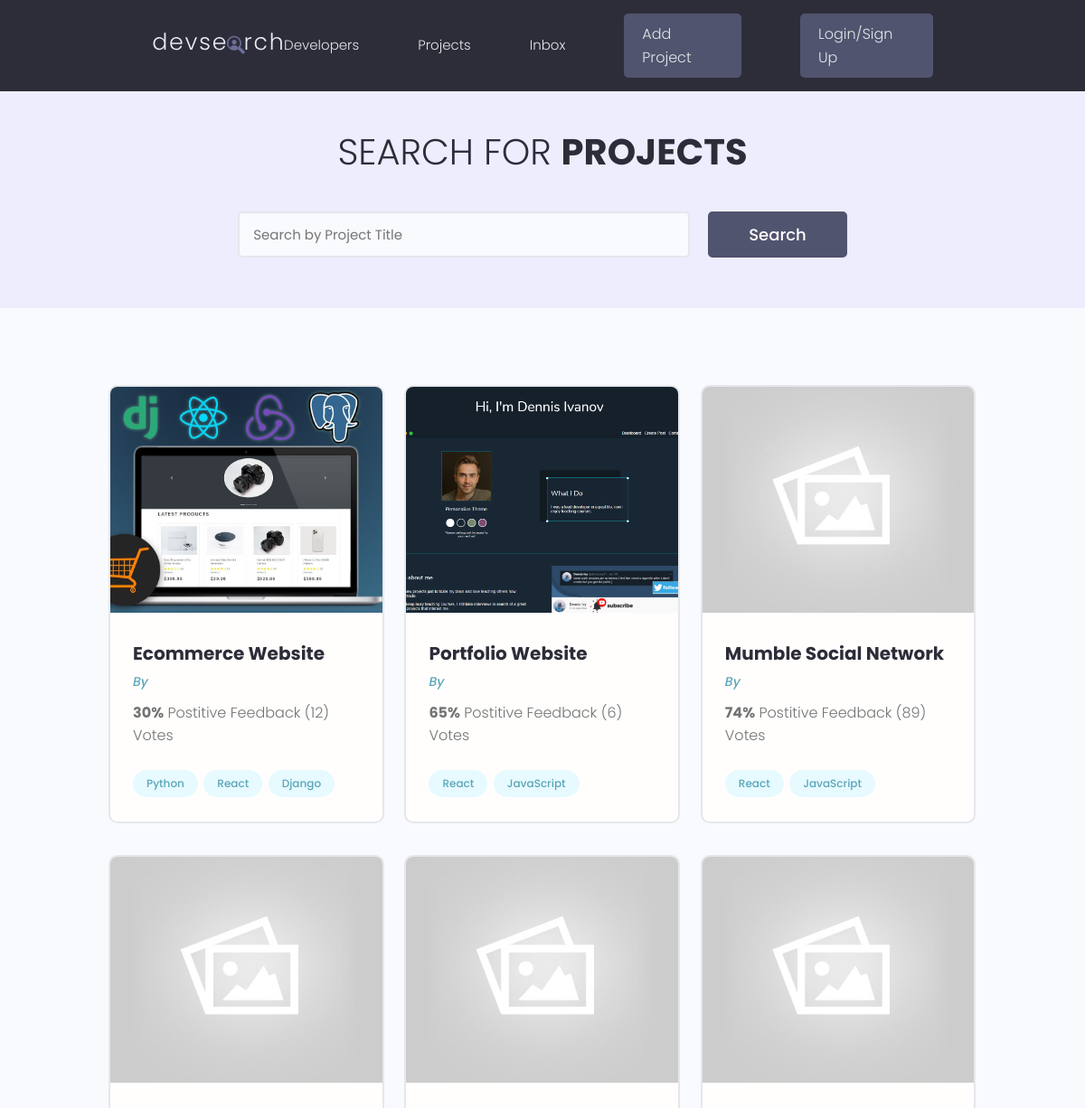
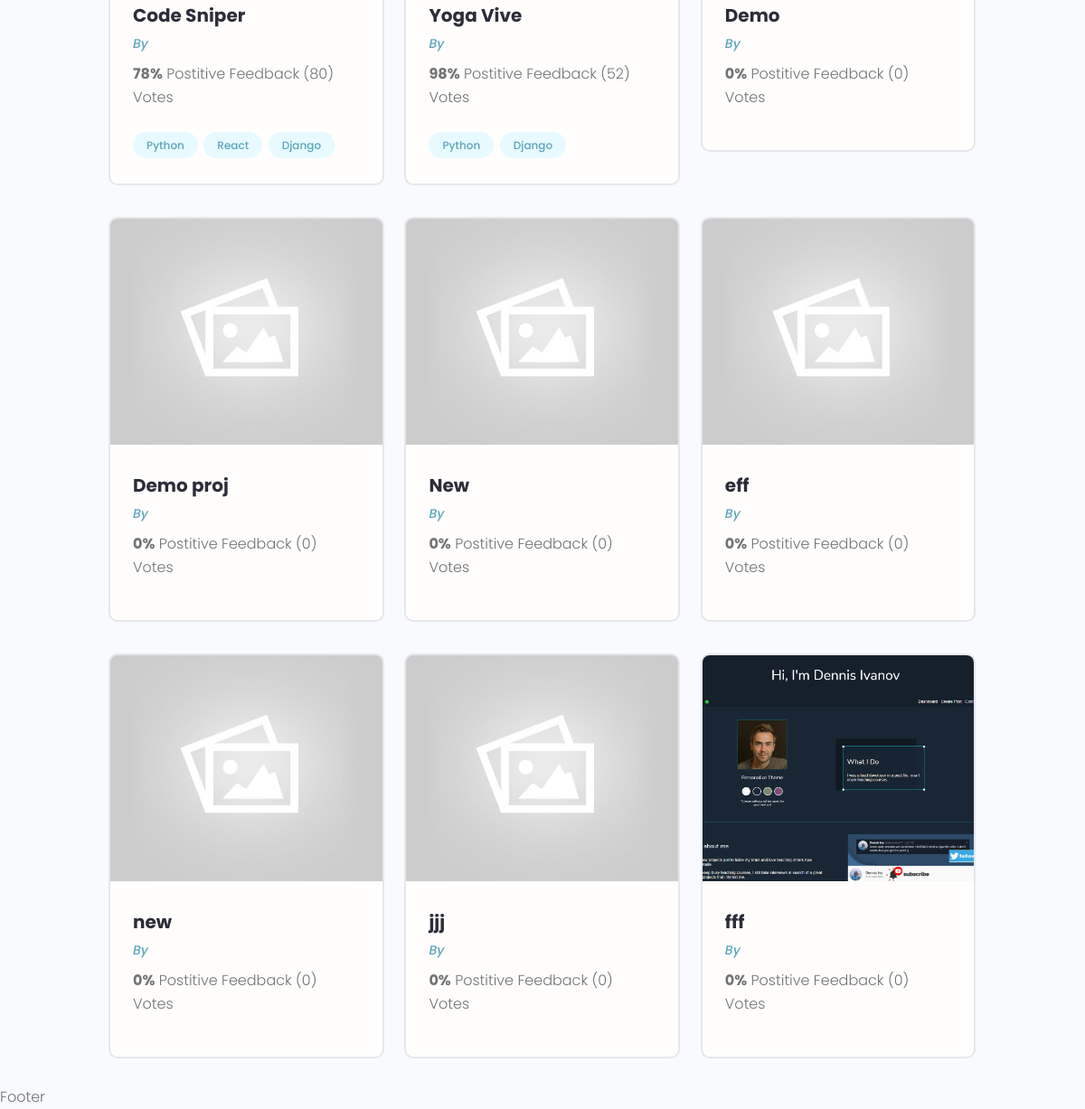
The app's page /projects/, older data (2 pictures, top to bottom).
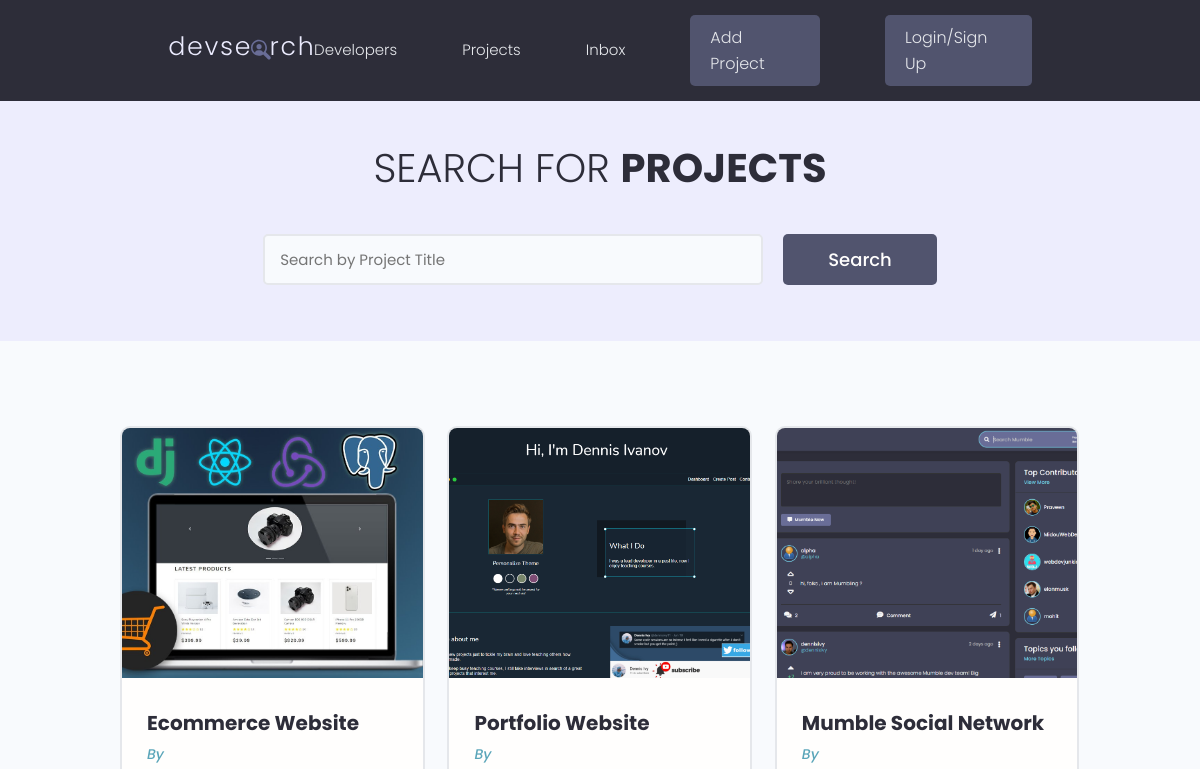
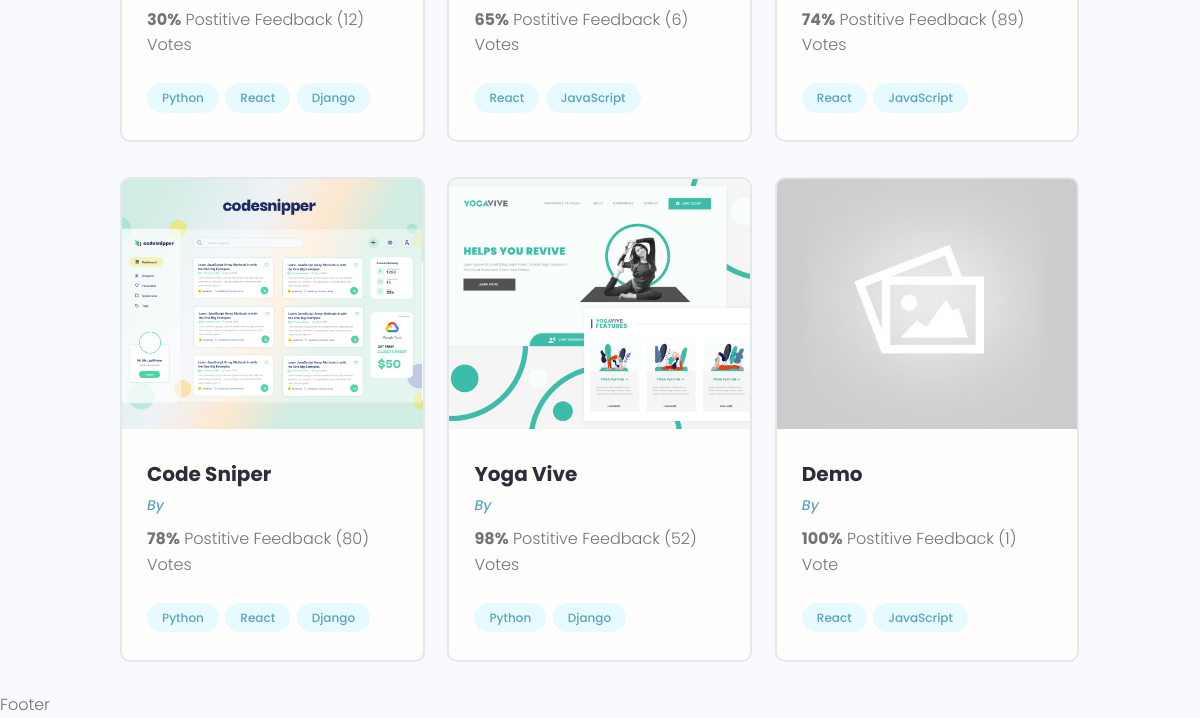
The same page, newer data (2 pictures, top to bottom).
### projects/models.py (models this page shows, shortened)
class Projects(models.Model):
 owner = models.ForeignKey(Profile, null=True, blank=True, on_delete=models.SET_NULL)
 title = models.CharField(max_length=200)
 description = models.TextField(null=True, blank=True)
 featured_image = models.ImageField(null=True, blank=True, default="default.jpg")
 demo_link = models.CharField(max_length=2000,null=True, blank=True)
 source_link = models.CharField(max_length=2000,null=True, blank=True)
 tags = models.ManyToManyField(Tag, blank=True)
 vote_total = models.IntegerField(default=0,null=True, blank=True)
 vote_ratio = models.IntegerField(default=0,null=True, blank=True)
 created_at = models.DateTimeField(auto_now_add=True)
 id = models.UUIDField(default = uuid.uuid4, unique=True, primary_key=True, editable=False)

class Tag(models.Model):
  name = models.CharField(max_length=200)
  created_at = models.DateTimeField(auto_now_add=True)
  id = models.UUIDField(default = uuid.uuid4, unique=True, primary_key=True, editable=False)
  def __str__(self):
   return self.name

### projects/views.py (the view)
# urls.py: path('projects/', include('projects.urls')),
def projects(request):
    projects = Projects.objects.all()
    context = { 'projects': projects}
    return render(request,'projects/projects.html', context)

### projects/templates/projects/projects.html (shortened to what this page needs)
{% extends 'main.html' %}
{% block content %}
<main class="projects">
  <section class="hero-section text-center">
    <div class="container container--narrow">
      <div class="hero-section__box">
        <h2>Search for <span>Projects</span></h2>
      </div>
      <div class="hero-section__search">
        <form class="form" action="#" method="get">
          <div class="form__field">
            <input class="input input--text" id="formInput#search" type="text" name="text"
              placeholder="Search by Project Title" />
          </div>
          <input class="btn btn--sub btn--lg" type="submit" value="Search" />
        </form>
      </div>
    </div>
  </section>
  <section class="projectsList">
    <div class="container">
      <div class="grid grid--three">
        {% for project in projects %}
        <div class="column">
          <div class="card project">
            <a href="{% url 'project' project.id %}" class="project">
              <img class="project__thumbnail" src="{{project.featured_image.url}}" alt="project thumbnail" />
              <div class="card__body">
                <h3 class="project__title">{{ project.title }}</h3>
                <p><a class="project__author" href="{% url 'project' project.id %}">By {{project.owner.name}}</a></p>
                <p class="project--rating">
                  <span style="font-weight: bold;">{{ project.vote_ratio }}%</span> Postitive
                  Feedback ({{ project.vote_total }}) Vote{{ project.vote_total|pluralize:"s" }}
                </p>
                <div class="project__tags">
                  {% for tag in project.tags.all %}
                  <span class="tag tag--pill tag--main">
                    <small>{{tag}}</small>
                  </span>
                  {% endfor %}
                </div>
              </div>
            </a>
          </div>
        </div>
        {% endfor %}
      </div>
    </div>
  </section>
</main>
{% endblock content %}

### templates/main.html (shortened to what this page needs)
<!DOCTYPE html>
{% load static %}
<html lang="en">
<head>
 <link rel="stylesheet" href="https://cdn.iconmonstr.com/1.3.0/css/iconmonstr-iconic-font.min.css" />
 <link rel="stylesheet" href="{% static 'uikit/styles/uikit.css' %}" />
 <link rel="stylesheet" href="{% static 'styles/app.css' %}" />
</head>
<body>
 {% include 'navbar.html' %}
 {% block content %}
 {% endblock content %}
 <p>Footer</p>
</body>
</html>

### templates/navbar.html (shortened to what this page needs)
{% load static %}
<header class="header">
 <div class="container container--narrow">
  <a href="{% url 'profiles'%}" class="header__logo">
   <img src="{% static 'images/logo.svg' %} " alt="DevSearch Logo" />
  </a>
  <nav class="header__nav">
   <ul class="header__menu">
    <li class="header__menuItem"><a href="{% url 'profiles'%}">Developers</a></li>
    <li class="header__menuItem"><a href="{% url 'projects'%}">Projects</a></li>
    <li class="header__menuItem"><a href="">Inbox</a></li>
    <li class="header__menuItem"><a href="{% url 'create-project' %}" class="btn btn--sub">Add Project</a></li>
    <li class="header__menuItem"><a href="" class="btn btn--sub">Login/Sign Up</a></li>
   </ul>
  </nav>
 </div>
</header>

### static/styles/app.css (style rules this page uses)
:root { --color-sub: #2d2d39; }
.btn--sub { background-color: var(--color-sub-light); }
.card { border: 2px solid var(--color-light); }
img { width: 100%; }
.header { position: sticky; z-index: 111; background-color: var(--color-sub); padding: 1.5rem 0; }
.header > .container { display: flex; justify-content: space-between; align-items: center; }
.header__logo > img { height: 3.8rem; }
.header__nav > ul { display: inline-flex; align-items: center; list-style: none; gap: 6.5rem; }
.header__menuItem > a { color: var(--color-light); font-weight: 300; }
.hero-section { height: 40vh; display: flex; align-items: center; background-color: var(--color-sub); }
.hero-section__box { margin-bottom: 4rem; }
.hero-section__box > h2, .hero-section__box > h2 > span { font-size: 4rem; color: var(--color-light); line-height: 1.3; text-transform: uppercase; }
.hero-section__box > h2 { font-weight: 300; }
.hero-section__box > h2 > span { font-weight: 700; }
.hero-section__search > .form { display: flex; align-items: center; justify-content: center; gap: 2rem; }
.hero-section__search > .form input.input--text { width: 50rem; }
.project__author { font-size: 1.4rem; font-style: italic; }
.project--rating { margin-bottom: 1.6em; margin-top: .5em; }
.projects > .hero-section { background: var(--color-sub-lighter); height: 30vh; }
.projects .hero-section__box { margin-bottom: 2.5rem; }
.projects .hero-section__box > h2 { color: var(--color-sub); }
.projects .hero-section__box > h2 > span { font-weight: 700; color: var(--color-sub); }
.projectsList { margin-top: 8rem; }
.project__thumbnail { height: 25rem; object-fit: cover; object-position: top center; }
.project__title { font-size: 2rem; font-weight: 700; color: var(--color-sub); }

### static/uikit/styles/modules/_variables.css (style rules this page uses)
:root { --color-main: #5aa5b9; --color-main-light: #e6faff; --color-sub: #3f4156; --color-sub-light: #51546e; --color-sub-lighter: #ededfd; --color-text: #737373; --color-gray: #8b8b8b; --color-light: #e5e7eb; --color-light-gray: #767676; --color-bg: #f8fafd; --color-white: #fffefd; --color-white-light: #f3f3f3; --color-success: #359e64; --color-success-bg: #def8e8; --color-error: #fc4b0b; --color-error-bg: #fff2ee; --font-base: 'Poppins', arial, helvetica, 'Segoe UI', roboto, ubuntu, sans-serif; --font-monospace: 'Fira Code', 'Courier New', courier, monospace; --font-regular: 300; --font-medium: 500; --font-bold: 700; --generic-shadow: 1px 1px 5px #00000010; --generic-transition: all 0.3s ease-in-out; }

### static/uikit/styles/modules/_base.css (style rules this page uses)
* { margin: 0; padding: 0; box-sizing: border-box; text-rendering: optimizeLegibility; color: inherit; font-size: inherit; }
html { font-size: 50%; }
@media only screen and (min-width: 480px) { html { font-size: 56.25%; } }
@media only screen and (min-width: 1200px) { html { font-size: 62.5%; } }
body { line-height: 1.6; font-weight: 400; font-size: 1.5rem; color: var(--color-text); background-color: var(--color-bg); min-height: 100vh; }

### static/uikit/styles/modules/_typography.css (style rules this page uses)
* { font-family: var(--font-base); }
h2 { font-size: 3.6rem; font-weight: var(--font-bold); }
h3 { font-size: 3.2rem; font-weight: var(--font-medium); }
p, span, strong { font-size: 1.6rem; color: var(--color-text); font-weight: var(--font-regular); }
a { padding-bottom: 2px; text-decoration: none; display: inline-block; color: var(--color-main); font-weight: var(--font-medium); }

### static/uikit/styles/modules/_utilities.css (style rules this page uses)
.container { width: 92%; max-width: 165rem; margin: 0 auto; box-sizing: border-box; }
.container--narrow { width: 92%; max-width: 120rem; }
@media screen and (min-width: 1000px) { .container { width: 90%; } }
@media screen and (min-width: 1000px) { .container--narrow { width: 85%; } }
@media screen and (min-width: 1200px) { .container { width: 80%; } }
@media screen and (min-width: 1200px) { .container--narrow { width: 72%; } }
.text-center { text-align: center; }

### static/uikit/styles/modules/_button.css (style rules this page uses)
.btn { display: inline-block; position: relative; cursor: pointer; background-color: var(--color-light); font-weight: var(--font-medium); color: var(--color-sub); text-decoration: none; padding: 1rem 2rem; border-radius: 0.5rem; border: none; width: -webkit-fit-content; width: -moz-fit-content; width: fit-content; height: -webkit-fit-content; height: -moz-fit-content; height: fit-content; font-size: 1.6rem; outline-width: 0; outline-color: transparent; -webkit-backface-visibility: hidden; backface-visibility: hidden; transition: all 0.3s ease-in-out; }
.btn--sub { background-color: var(--color-sub); color: var(--color-white); }
.btn--lg { font-size: 1.8rem; padding: 1.2rem 4.5rem; }

Row changes from the older to the newer data that the page shows:
removed Projects: featured_image (placeholder picture), title "Demo proj", vote_ratio "0", vote_total "0"
removed Projects: featured_image (placeholder picture), title "New", vote_ratio "0", vote_total "0"
removed Projects: featured_image (placeholder picture), title "eff", vote_ratio "0", vote_total "0"
removed Projects: featured_image (placeholder picture), title "new", vote_ratio "0", vote_total "0"
removed Projects: featured_image (placeholder picture), title "jjj", vote_ratio "0", vote_total "0"
removed Projects: featured_image (picture), title "fff", vote_ratio "0", vote_total "0"
changed Projects "Mumble Social Network": featured_image: picture added in place of a placeholder
changed Projects "Code Sniper": featured_image: picture added in place of a placeholder
changed Projects "Yoga Vive": featured_image: picture added in place of a placeholder
changed Projects "Demo": vote_ratio "0" → "100"; vote_total "0" → "1"; gains Tag (name "React"); gains Tag (name "JavaScript")
